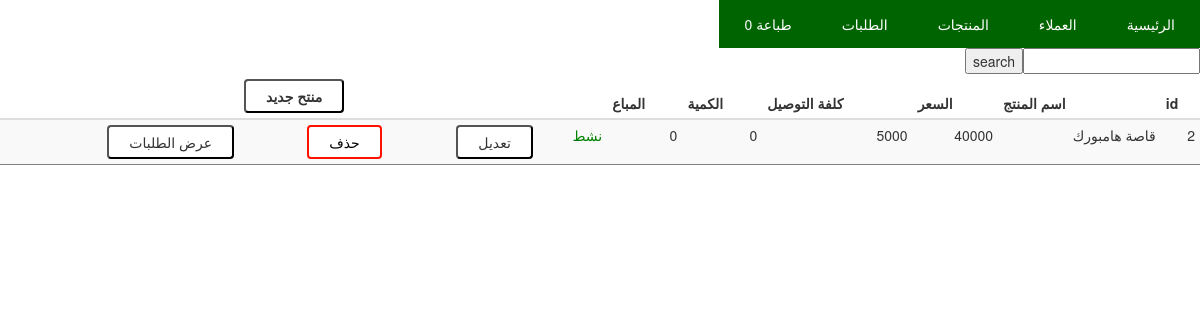
The app's page /products.php?pname=قاصة هامبورك with its own data.
### tables this page shows
CREATE TABLE `products` (
  `id` int(11) NOT NULL,
  `product_name` varchar(255) NOT NULL,
  `price` int(11) NOT NULL,
  `delivery_cost` int(11) NOT NULL,
  `quantity` int(11) NOT NULL,
  `pdisable` tinyint(1) NOT NULL
);

### query.php (called while the page is built, shortened)
<?php
try {
    $pdo = new PDO(DSN, DBUSER, DBPASS, DBOPTIONS);
} catch (PDOException $e) {
    echo "connection failed " .  $e->getMessage();
}
function searchProducts($product_name)
{
    try {
        global $pdo;
        $sql = 'SELECT * FROM products WHERE product_name LIKE :product_name';
        $stmt = $pdo->prepare($sql);
        $stmt->execute(['product_name' => '%' . $product_name . '%']);
        return $stmt->fetchAll();
    } catch (PDOException $e) {
        echo 'searching failed ' . $e->getMessage();
    }
}
function itemsCountByPId($product_id)
{
    try {
        global $pdo;
        $sql = 'SELECT id FROM order_items WHERE product_id = :product_id ';
        $stmt = $pdo->prepare($sql);
        $stmt->execute(['product_id' => $product_id]);
        return $stmt->rowCount();
    } catch (PDOException $e) {
        echo 'searching failed ' . $e->getMessage();
    }
}

### products.php (the view, shortened to what this page needs)
<?php include 'inc/header.inc'; ?>
</head>
<?php require_once('query.php'); ?>
<body>
    <?php include 'inc/navbar.inc'; ?>
    <form action="products.php"><input type="text" name="pname"><input type="submit" value="search"></form>
    <div>
        <table class="table table-condensed table-striped">
            <thead>
                <tr>
                    <th>id</th>
                    <th>اسم المنتج</th>
                    <th>السعر</th>
                    <th>كلفة التوصيل</th>
                    <th>الكمية</th>
                    <th>المباع</th>
                    <th></th>
                    <th colspan="2">
                        <form action="padd.php">
                            <button>منتح جديد</button>
                        </form>
                    </th>
                    <th></th>
                </tr>
            </thead>
            <?php
            if (array_key_exists('pname', $_GET)) {
                $products = searchProducts($_GET['pname']);
            } else {
                $products = fetchProducts();
            }
            foreach ($products as $key => $value) { ?>
                <tr>
                    <td><?php echo $products[$key]['id']; ?></td>
                    <td><?php echo $products[$key]['product_name']; ?></td>
                    <td><?php echo $products[$key]['price']; ?></td>
                    <td><?php echo $products[$key]['delivery_cost']; ?></td>
                    <td><?php echo $products[$key]['quantity']; ?></td>
                    <td><?php echo itemsCountByPId($products[$key]['id']); ?></td>
                    <td><?php echo ($products[$key]['pdisable'] == 0 ? '<div style="color:red;">غير نشط</div>' : '<div style="color:green;">نشط</div>'); ?></td>
                    <td>
                        <form action="pupd.php">
                            <button name="id" value="<?php echo $products[$key]['id'] ?>">تعديل</button>
                        </form>
                    </td>
                    <td>
                        <form action="pdel.php">
                            <button class="b1" name="id" value="<?php echo $products[$key]['id']; ?>">حذف</button>
                        </form>
                    </td>
                    <td>
                        <form action="orders.php">
                            <button name="pid" value="<?php echo $products[$key]['id'] ?>">عرض الطلبات</button>
                        </form>
                    </td>
                </tr>
            <?php
            } ?>
        </table>
    </div>
</body>
</html>

### s.css (style rules this page uses)
th, td { padding: 7px; border-bottom: 1px solid grey; }
table { border-spacing: 0px; }
button { cursor: pointer; padding: 5px 20px; border-radius: 4px; background-color: white; }
.b1 { background-color: white; color: black; border: 2px solid #ff1100; }

### records on screen
products: id "2", product_name "قاصة هامبورك", price "40000", delivery_cost "5000", quantity "0", id "0", pdisable "نشط"

### other values on screen
orderCount(true) "0"
